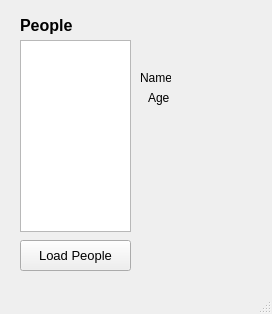
<?xml version="1.0" encoding="UTF-8"?>
<ui version="4.0">
 <class>MainWindow</class>
 <widget class="QMainWindow" name="MainWindow">
  <property name="windowModality">
   <enum>Qt::NonModal</enum>
  </property>
  <property name="geometry">
   <rect>
    <x>0</x>
    <y>0</y>
    <width>272</width>
    <height>314</height>
   </rect>
  </property>
  <property name="windowTitle">
   <string>Load Data Example</string>
  </property>
  <widget class="QWidget" name="centralwidget">
   <widget class="QListWidget" name="listPeople">
    <property name="geometry">
     <rect>
      <x>20</x>
      <y>40</y>
      <width>111</width>
      <height>192</height>
     </rect>
    </property>
   </widget>
   <widget class="QLabel" name="label">
    <property name="geometry">
     <rect>
      <x>20</x>
      <y>10</y>
      <width>71</width>
      <height>31</height>
     </rect>
    </property>
    <property name="font">
     <font>
      <pointsize>12</pointsize>
      <weight>75</weight>
      <bold>true</bold>
     </font>
    </property>
    <property name="text">
     <string>People</string>
    </property>
   </widget>
   <widget class="QPushButton" name="pushLoadPeople">
    <property name="geometry">
     <rect>
      <x>20</x>
      <y>240</y>
      <width>111</width>
      <height>31</height>
     </rect>
    </property>
    <property name="font">
     <font>
      <pointsize>10</pointsize>
     </font>
    </property>
    <property name="text">
     <string>Load People</string>
    </property>
   </widget>
   <widget class="QLabel" name="label_2">
    <property name="geometry">
     <rect>
      <x>140</x>
      <y>70</y>
      <width>31</width>
      <height>16</height>
     </rect>
    </property>
    <property name="text">
     <string>Name:</string>
    </property>
   </widget>
   <widget class="QLabel" name="label_3">
    <property name="geometry">
     <rect>
      <x>148</x>
      <y>90</y>
      <width>21</width>
      <height>16</height>
     </rect>
    </property>
    <property name="text">
     <string>Age:</string>
    </property>
   </widget>
   <widget class="QLabel" name="labelName">
    <property name="geometry">
     <rect>
      <x>180</x>
      <y>70</y>
      <width>81</width>
      <height>16</height>
     </rect>
    </property>
    <property name="text">
     <string/>
    </property>
   </widget>
   <widget class="QLabel" name="labelAge">
    <property name="geometry">
     <rect>
      <x>180</x>
      <y>90</y>
      <width>61</width>
      <height>16</height>
     </rect>
    </property>
    <property name="text">
     <string/>
    </property>
   </widget>
  </widget>
  <widget class="QMenuBar" name="menubar">
   <property name="geometry">
    <rect>
     <x>0</x>
     <y>0</y>
     <width>272</width>
     <height>21</height>
    </rect>
   </property>
  </widget>
  <widget class="QStatusBar" name="statusbar"/>
 </widget>
 <resources/>
 <connections/>
</ui>
